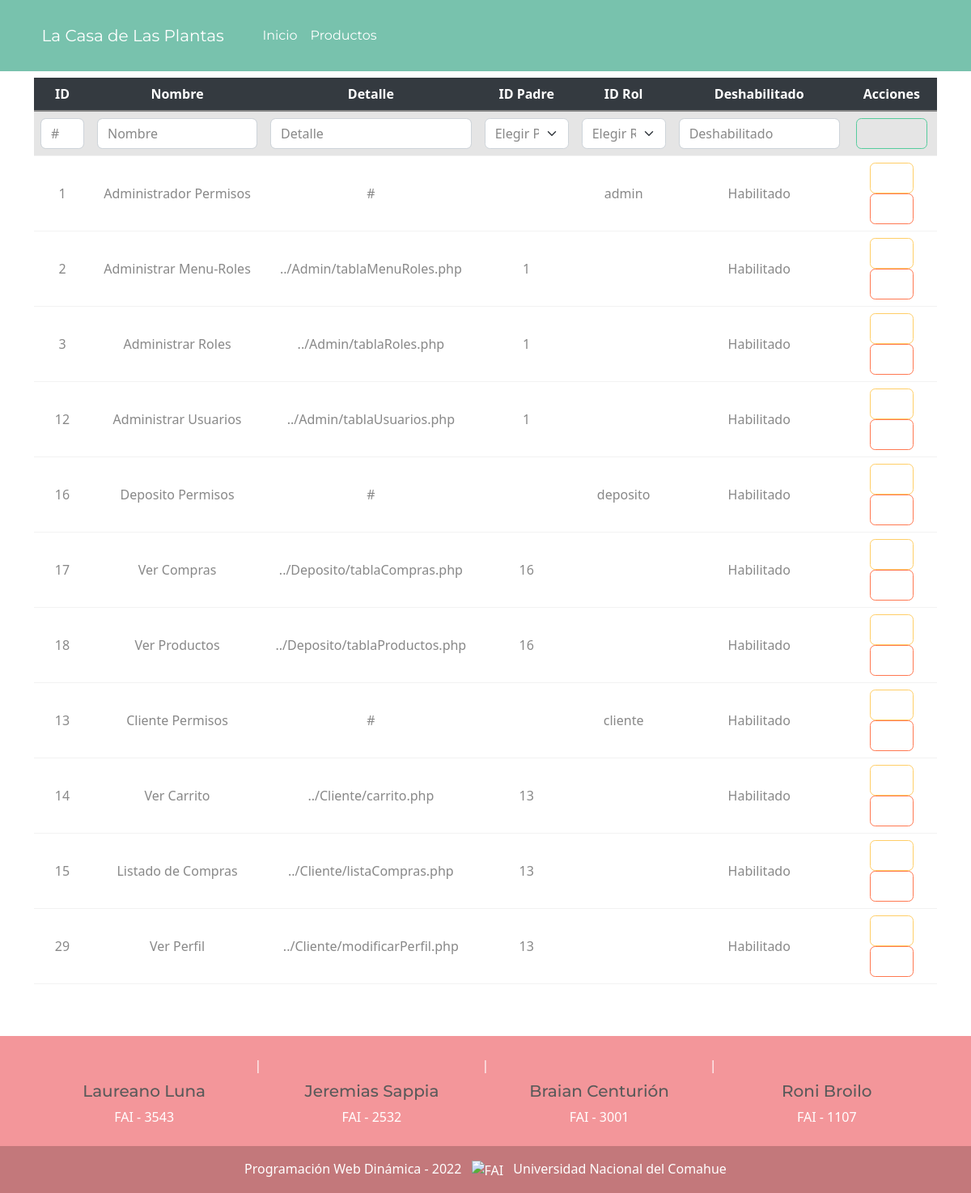
The app's page /Vista/Admin/tablaMenuRoles.php (signed in) with its own data.
### tables this page shows
CREATE TABLE `menu` (
  `idmenu` bigint(20) NOT NULL,
  `menombre` varchar(50) NOT NULL COMMENT 'Nombre del item del menu',
  `medescripcion` varchar(124) NOT NULL COMMENT 'Descripcion mas detallada del item del menu',
  `idpadre` bigint(20) DEFAULT NULL COMMENT 'Referencia al id del menu que es subitem',
  `medeshabilitado` timestamp NULL DEFAULT current_timestamp() COMMENT 'Fecha en la que el menu fue deshabilitado por ultima vez'
);

CREATE TABLE `rol` (
  `idrol` bigint(20) NOT NULL,
  `rodescripcion` varchar(50) NOT NULL
);

### Vista/Admin/tablaMenuRoles.php (the view, shortened to what the rows shown need)
<?php
include_once '../Estructura/cabecera.php';
if (!$sesion->verificarPermiso('../Admin/tablaMenuRoles.php')) {
    $mensaje = "No tiene permiso para acceder a este sitio.";
    echo "<script> window.location.href='../Home/index.php?mensaje=" . urlencode($mensaje) . "'</script>";
} else {
    $obj_ABM_Menu = new abmMenu();
    $arrayMenu = $obj_ABM_Menu->ObtenerMenu();
    if (count($arrayMenu) > 0) { ?>
        <div class="container my-2">
            <div class="table-responsive">
                <table class="table table-hover caption-top align-middle text-center" id="tablaMenu">
                    <thead class="table-dark">
                        <tr>
                            <th width="70">ID</th>
                            <th>Nombre</th>
                            <th>Detalle</th>
                            <th width="120">ID Padre</th>
                            <th width="120">ID Rol</th>
                            <th>Deshabilitado</th>
                            <th>Acciones</th>
                        </tr>
                    </thead>
                    <tbody class="table-group-divider">
                        <?php
                        foreach ($arrayMenu as $objMenu) {
                            $menu = $objMenu->getObjMenu();
                            $rol = $objMenu->getObjRol()
                        ?>
                            <tr>
                                <td><?php echo $menu->getID() ?></td>
                                <td><?php echo $menu->getMeNombre() ?></td>
                                <td><?php echo $menu->getMeDescripcion() ?></td>
                                <td><?php echo $menu->getObjMenuPadre() == NULL ? "" : $menu->getObjMenuPadre()->getID() ?></td>
                                <td><?php echo $rol->getRolDescripcion() ?></td>
                                <td><?php echo $menu->getMeDeshabilitado() == NULL || $menu->getMeDeshabilitado() == '0000-00-00 00:00:00'  ? 'Habilitado' : 'Desabilitado' ?></td>
                                <td>
                                    <a href="#" class="editar"><button class="btn btn-outline-warning"><i class="fa-solid fa-file-pen mx-2"></i></button></a>
                                    <?php if ($menu->getMeDeshabilitado() == NULL || $menu->getMeDeshabilitado() == '0000-00-00 00:00:00') {
                                        echo "<a href='#' class='deshabilitar'><button class='btn btn-outline-danger'><i class='fa-solid fa-trash mx-2'></i></button></a>";
                                    } else {
                                        echo "<a href='#' class='habilitar'><button class='btn btn-outline-success'><i class='fa-solid fa-trash mx-2'></i></button></a> ";
                                    } ?>
                                </td>
                            </tr>
                            <?php
                            $arregloHijos = $obj_ABM_Menu->tieneHijos($menu->getID());
                            if ($arregloHijos <> null) {
                                foreach ($arregloHijos as $hijo) { ?>
                                    <tr>
                                        <td><?php echo $hijo->getID() ?></td>
                                        <td><?php echo $hijo->getMeNombre() ?></td>
                                        <td><?php echo $hijo->getMeDescripcion() ?></td>
                                        <td><?php echo $menu->getID() != $hijo->getID() ? $menu->getID() : 'NULL'  ?></td>
                                        <td></td>
                                        <td><?php echo $hijo->getMeDeshabilitado() == NULL || $hijo->getMeDeshabilitado() == '0000-00-00 00:00:00' ? 'Habilitado' : 'Desabilitado' ?></td>
                                        <td>
                                            <a href="#" class="editar"><button class="btn btn-outline-warning"><i class="fa-solid fa-file-pen mx-2"></i></button></a>
                                            <?php if ($hijo->getMeDeshabilitado() == NULL || $hijo->getMeDeshabilitado() == '0000-00-00 00:00:00') {
                                                echo "<a href='#' class='deshabilitar'><button class='btn btn-outline-danger'><i class='fa-solid fa-trash mx-2'></i></button></a> ";
                                            } else {
                                                echo "<a href='#' class='habilitar'><button class='btn btn-outline-success'><i class='fa-solid fa-trash mx-2'></i></button></a> ";
                                            } ?>
                                        </td>
                                    </tr>
                                <?php
                                }
                                ?>
                        <?php
                            } else {
                            }
                        }
                        ?>
                    </tbody>
                </table>
            </div>
        </div>
<?php  }
}
include_once '../Estructura/pie.php'; ?>

### records on screen
menu: idmenu "1", menombre "Administrador Permisos", medescripcion "#", shows "Habilitado"
rol: rodescripcion "admin"
menu: idmenu "2", menombre "Administrar Menu-Roles", medescripcion "../Admin/tablaMenuRoles.php", idpadre.idmenu "1", shows "Habilitado"
menu: idmenu "3", menombre "Administrar Roles", medescripcion "../Admin/tablaRoles.php", idpadre.idmenu "1", shows "Habilitado"
menu: idmenu "12", menombre "Administrar Usuarios", medescripcion "../Admin/tablaUsuarios.php", idpadre.idmenu "1", shows "Habilitado"
menu: idmenu "16", menombre "Deposito Permisos", medescripcion "#", shows "Habilitado"
rol: rodescripcion "deposito"
menu: idmenu "17", menombre "Ver Compras", medescripcion "../Deposito/tablaCompras.php", idpadre.idmenu "16", shows "Habilitado"
menu: idmenu "18", menombre "Ver Productos", medescripcion "../Deposito/tablaProductos.php", idpadre.idmenu "16", shows "Habilitado"
menu: idmenu "13", menombre "Cliente Permisos", medescripcion "#"
rol: rodescripcion "cliente"
menu: idmenu "14", menombre "Ver Carrito", medescripcion "../Cliente/carrito.php", idpadre.idmenu "13", shows "Habilitado"
menu: idmenu "15", menombre "Listado de Compras", medescripcion "../Cliente/listaCompras.php", idpadre.idmenu "13", shows "Habilitado"
menu: idmenu "29", menombre "Ver Perfil", medescripcion "../Cliente/modificarPerfil.php", idpadre.idmenu "13", shows "Habilitado"
